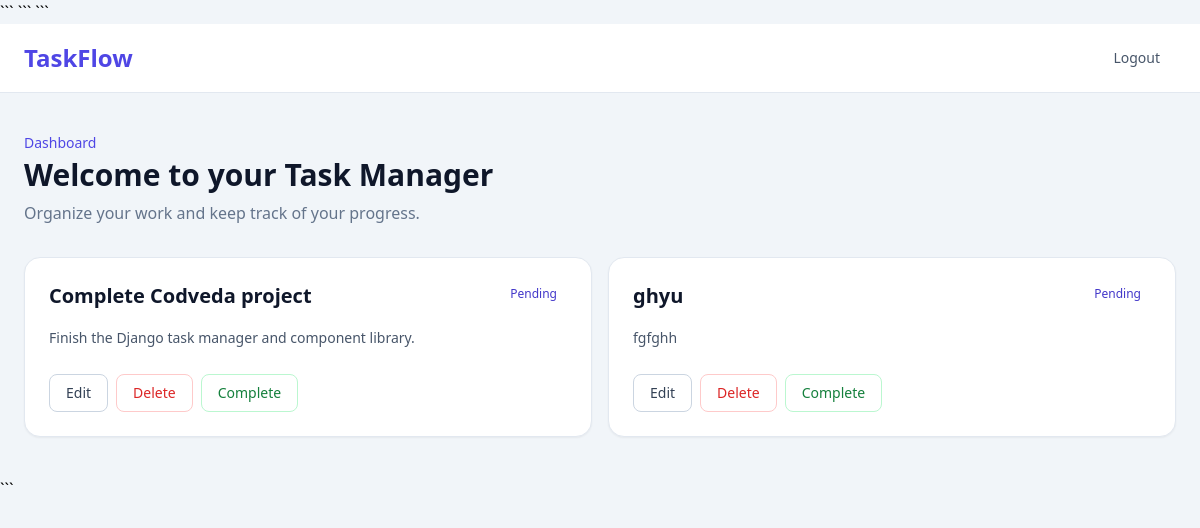
Page /dashboard/ (signed in) on the earlier database version.
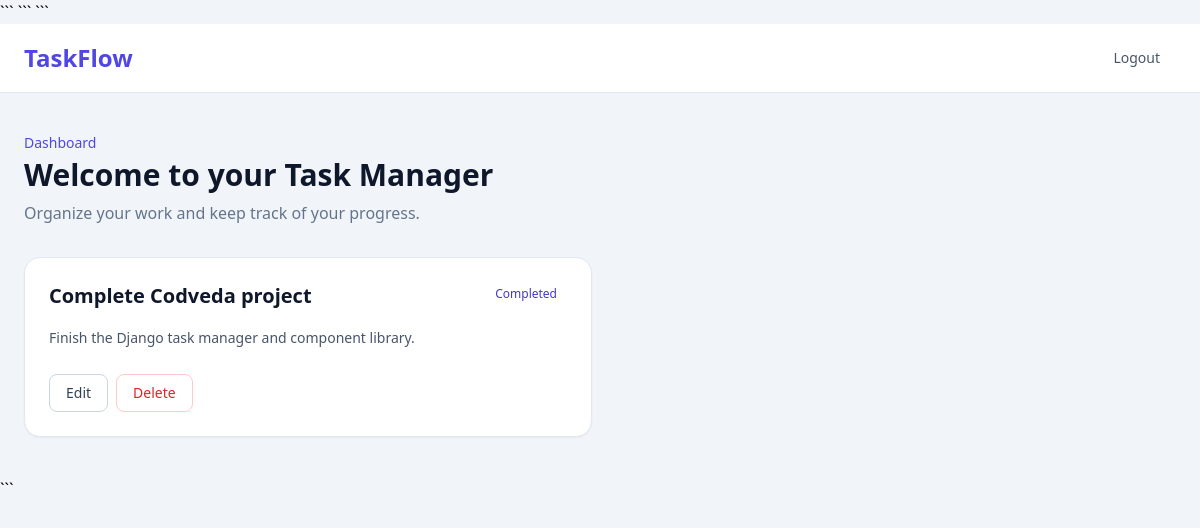
Same page on the later database version.
### tasks/models.py (models this page shows, shortened)
class Task(models.Model):
    STATUS_CHOICES = [
        ("pending", "Pending"),
        ("completed", "Completed"),
    ]
    user = models.ForeignKey(
        User,
        on_delete=models.CASCADE,
        related_name="tasks"
    )
    title = models.CharField(max_length=200)
    description = models.TextField(blank=True)
    status = models.CharField(
        max_length=20,
        choices=STATUS_CHOICES,
        default="pending"
    )
    created_at = models.DateTimeField(auto_now_add=True)

### tasks/views.py (the view)
# urls.py: path("dashboard/", views.dashboard, name="dashboard"),
@login_required
def dashboard(request):
    tasks = Task.objects.filter(user=request.user).order_by("-created_at")
    return render(request, "tasks/dashboard.html", {"tasks": tasks})

### tasks/templates/tasks/dashboard.html (shortened to what this page needs)
<!DOCTYPE html>
<html lang="en">
<head>
<script src="https://cdn.tailwindcss.com"></script>
```
</head>
<body class="min-h-screen bg-slate-100">
```
<nav
    class="border-b border-slate-200 bg-white"
    aria-label="Main navigation"
>
    <div class="mx-auto flex max-w-7xl items-center justify-between px-6 py-4">
        <a
            href="/dashboard/"
            class="text-2xl font-bold text-brand-600"
            aria-label="TaskFlow home"
        >
            TaskFlow
        </a>
       <form method="POST" action="{% url 'logout' %}">
    <button
        type="submit"
        class="rounded-lg px-4 py-2 text-sm font-medium text-slate-600 transition hover:bg-slate-100 hover:text-slate-900 focus:outline-none focus:ring-2 focus:ring-brand-500"
    >
        Logout
    </button>
</form>
    </div>
</nav>
<main class="mx-auto max-w-7xl px-6 py-10">
    <section class="mb-8">
        <p class="text-sm font-medium text-brand-600">
            Dashboard
        </p>
        <h1 class="mt-1 text-3xl font-bold text-slate-900">
            Welcome to your Task Manager
        </h1>
        <p class="mt-2 text-slate-500">
            Organize your work and keep track of your progress.
        </p>
    </section>
    {% if tasks %}
    <section class="grid gap-4 md:grid-cols-2 xl:grid-cols-3">
        {% for task in tasks %}
            <article class="rounded-2xl border border-slate-200 bg-white p-6 shadow-sm">
                <div class="mb-4 flex items-start justify-between gap-3">
                    <h2 class="text-xl font-semibold text-slate-900">{{ task.title }}</h2>
                    <span class="inline-flex rounded-full bg-brand-50 px-2.5 py-1 text-xs font-medium text-brand-700">
                        {{ task.status|title }}
                    </span>
                </div>
                <p class="text-sm leading-6 text-slate-600">
                    {{ task.description|default:"No description provided." }}
                </p>
                <div class="mt-6 flex items-center gap-2">
                    <a
                        href="{% url 'edit_task' task.id %}"
                        class="rounded-lg border border-slate-300 px-4 py-2 text-sm font-medium text-slate-700 transition hover:bg-slate-50 focus:outline-none focus:ring-2 focus:ring-brand-500 focus:ring-offset-2"
                    >
                        Edit
                    </a>
                    <form method="POST" action="{% url 'delete_task' task.id %}">
                        <button
                            type="submit"
                            class="rounded-lg border border-red-200 px-4 py-2 text-sm font-medium text-red-600 transition hover:bg-red-50 focus:outline-none focus:ring-2 focus:ring-red-500 focus:ring-offset-2"
                        >
                            Delete
                        </button>
                    </form>
                    {% if task.status != "completed" %}
    <form
        method="POST"
        action="{% url 'complete_task' task.id %}"
    >
        <button
            type="submit"
            class="rounded-lg border border-green-200 px-4 py-2 text-sm font-medium text-green-700 transition hover:bg-green-50 focus:outline-none focus:ring-2 focus:ring-green-500 focus:ring-offset-2"
        >
            Complete
        </button>
    </form>
{% endif %}
                </div>
            </article>
        {% endfor %}
    </section>
{% endif %}
</main>
```
</body>
</html>

Differences in the rows shown:
removed Task: title "ghyu", status "Pending", description "fgfghh", shows "Complete"
changed Task "Complete Codveda project": status "Pending" → "Completed"; no longer shows "Complete"
